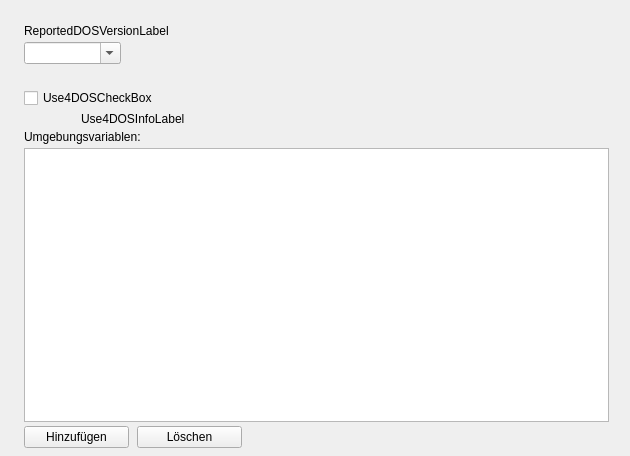
<?xml version="1.0" encoding="UTF-8"?>
<ui version="4.0">
  <class>ModernProfileEditorDOSEnvironmentFrame</class>
  <widget class="QWidget" name="ModernProfileEditorDOSEnvironmentFrame">
    <property name="geometry"><rect><x>0</x><y>0</y><width>546</width><height>456</height></rect></property>
    <property name="vclDesignWidth" stdset="0"><number>546</number></property>
    <property name="vclDesignHeight" stdset="0"><number>456</number></property>
    <layout class="QVBoxLayout" name="ModernProfileEditorDOSEnvironmentFrame_Layout" stretch="0,0,1">
      <property name="leftMargin"><number>24</number></property>
      <property name="topMargin"><number>24</number></property>
      <property name="rightMargin"><number>21</number></property>
      <property name="bottomMargin"><number>8</number></property>
      <property name="spacing"><number>0</number></property>
      <item>
        <layout class="QGridLayout" name="ModernProfileEditorDOSEnvironmentFrame_Section1" columnstretch="0,1">
          <property name="leftMargin"><number>0</number></property>
          <property name="topMargin"><number>0</number></property>
          <property name="rightMargin"><number>0</number></property>
          <property name="bottomMargin"><number>0</number></property>
          <property name="horizontalSpacing"><number>8</number></property>
          <property name="verticalSpacing"><number>4</number></property>
          <item row="0" column="0" colspan="2">
            <widget class="QLabel" name="ReportedDOSVersionLabel">
              <property name="text"><string>ReportedDOSVersionLabel</string></property>
              <property name="textFormat"><enum>Qt::PlainText</enum></property>
              <property name="alignment"><set>Qt::AlignLeft|Qt::AlignTop</set></property>
            </widget>
          </item>
          <item row="1" column="0" alignment="Qt::AlignLeft">
            <widget class="QComboBox" name="ReportedDOSVersionComboBox">
              <property name="editable"><bool>true</bool></property>
              <property name="maxVisibleItems"><number>8</number></property>
              <property name="minimumSize"><size><width>97</width><height>0</height></size></property>
            </widget>
          </item>
          <item row="0" column="1">
            <spacer name="ModernProfileEditorDOSEnvironmentFrame_Section1_HFill">
              <property name="orientation"><enum>Qt::Horizontal</enum></property>
              <property name="sizeHint" stdset="0"><size><width>0</width><height>0</height></size></property>
            </spacer>
          </item>
        </layout>
      </item>
      <item>
        <spacer name="ModernProfileEditorDOSEnvironmentFrame_Gap1">
          <property name="orientation"><enum>Qt::Vertical</enum></property>
          <property name="sizeType"><enum>QSizePolicy::Fixed</enum></property>
          <property name="sizeHint" stdset="0"><size><width>0</width><height>24</height></size></property>
        </spacer>
      </item>
      <item>
        <layout class="QGridLayout" name="ModernProfileEditorDOSEnvironmentFrame_Section2" columnstretch="0,0,0,1" rowstretch="0,0,0,1,0">
          <property name="leftMargin"><number>0</number></property>
          <property name="topMargin"><number>0</number></property>
          <property name="rightMargin"><number>0</number></property>
          <property name="bottomMargin"><number>0</number></property>
          <property name="horizontalSpacing"><number>8</number></property>
          <property name="verticalSpacing"><number>4</number></property>
          <item row="0" column="0" colspan="4">
            <widget class="QCheckBox" name="Use4DOSCheckBox">
              <property name="text"><string>Use4DOSCheckBox</string></property>
            </widget>
          </item>
          <item row="1" column="1" colspan="3">
            <widget class="QLabel" name="Use4DOSInfoLabel">
              <property name="text"><string>Use4DOSInfoLabel</string></property>
              <property name="textFormat"><enum>Qt::PlainText</enum></property>
              <property name="wordWrap"><bool>true</bool></property>
              <property name="alignment"><set>Qt::AlignLeft|Qt::AlignTop</set></property>
              <property name="minimumSize"><size><width>480</width><height>0</height></size></property>
            </widget>
          </item>
          <item row="2" column="0" colspan="4">
            <widget class="QLabel" name="CustomSetsEnvLabel">
              <property name="text"><string>Umgebungsvariablen:</string></property>
              <property name="textFormat"><enum>Qt::PlainText</enum></property>
              <property name="alignment"><set>Qt::AlignLeft|Qt::AlignTop</set></property>
            </widget>
          </item>
          <item row="3" column="0" colspan="4">
            <widget class="TValueListEditorWidget" name="CustomSetsValueListEditor">
              <property name="vclColumnWidths" stdset="0"><string notr="true">150,345</string></property>
              <property name="keyEdit" stdset="0"><bool>true</bool></property>
              <property name="minimumSize"><size><width>0</width><height>0</height></size></property>
            </widget>
          </item>
          <item row="4" column="0" colspan="2" alignment="Qt::AlignLeft">
            <widget class="QPushButton" name="CustomSetsEnvAdd">
              <property name="text"><string>Hinzufügen</string></property>
              <property name="icon"><iconset resource="../../resources/dfend.qrc"><normaloff>:/glyphs/7bc99400adfc8024.png</normaloff></iconset></property>
              <property name="autoDefault"><bool>false</bool></property>
              <property name="vclOnClick" stdset="0"><string notr="true">ButtonWork</string></property>
              <property name="minimumSize"><size><width>105</width><height>0</height></size></property>
            </widget>
          </item>
          <item row="4" column="2" alignment="Qt::AlignLeft">
            <widget class="QPushButton" name="CustomSetsEnvDel">
              <property name="tag" stdset="0"><number>1</number></property>
              <property name="text"><string>Löschen</string></property>
              <property name="icon"><iconset resource="../../resources/dfend.qrc"><normaloff>:/glyphs/86ad06b420cc830c.png</normaloff></iconset></property>
              <property name="autoDefault"><bool>false</bool></property>
              <property name="vclOnClick" stdset="0"><string notr="true">ButtonWork</string></property>
              <property name="minimumSize"><size><width>105</width><height>0</height></size></property>
            </widget>
          </item>
          <item row="0" column="3">
            <spacer name="ModernProfileEditorDOSEnvironmentFrame_Section2_HFill">
              <property name="orientation"><enum>Qt::Horizontal</enum></property>
              <property name="sizeHint" stdset="0"><size><width>0</width><height>0</height></size></property>
            </spacer>
          </item>
        </layout>
      </item>
    </layout>
  </widget>
  <customwidgets>
    <customwidget>
      <class>TValueListEditorWidget</class>
      <extends>QTableWidget</extends>
      <header>VclWidgets.h</header>
    </customwidget>
  </customwidgets>
  <tabstops>
    <tabstop>ReportedDOSVersionComboBox</tabstop>
    <tabstop>Use4DOSCheckBox</tabstop>
    <tabstop>CustomSetsValueListEditor</tabstop>
    <tabstop>CustomSetsEnvAdd</tabstop>
    <tabstop>CustomSetsEnvDel</tabstop>
  </tabstops>
  <resources>
    <include location="../../resources/dfend.qrc" />
  </resources>
  <connections />
</ui>
